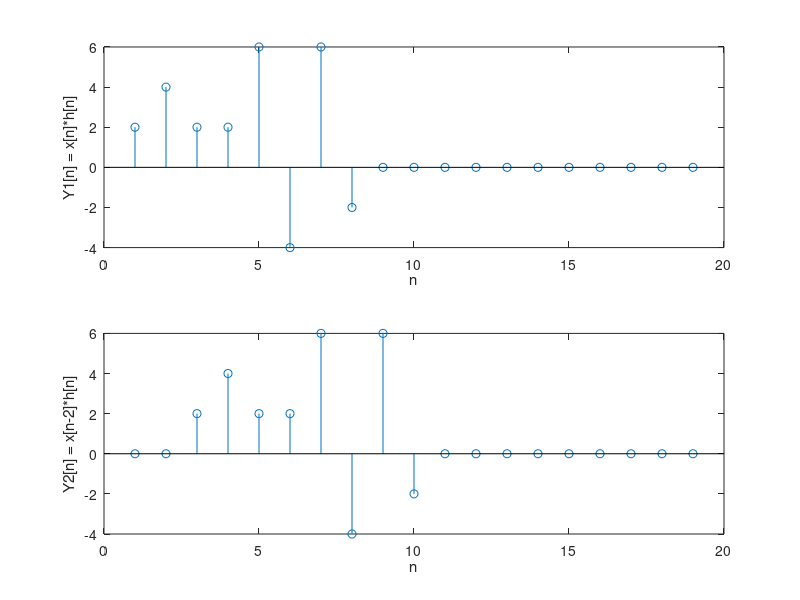

Write MATLAB code to recreate this figure.
clear;
close all;

x1 = [1, 2, 0, -1, 3, -1, 0, 0, 0, 0];
x2 = [0, 0, 1, 2, 0, -1, 3, -1, 0, 0];
n = [0, 1, 2, 3, 4, 5, 6, 7, 8, 9];
h = [2, 0, 2, 0, 0, 0, 0, 0, 0, 0];

y1 = conv(x1, h);
y2 = conv(x2, h);

figure;

subplot(2, 1, 1);
stem(y1);
xlabel('n');
ylabel('Y1[n] = x[n]*h[n]');

subplot(2, 1, 2);
stem(y2);
xlabel('n');
ylabel('Y2[n] = x[n-2]*h[n]');
